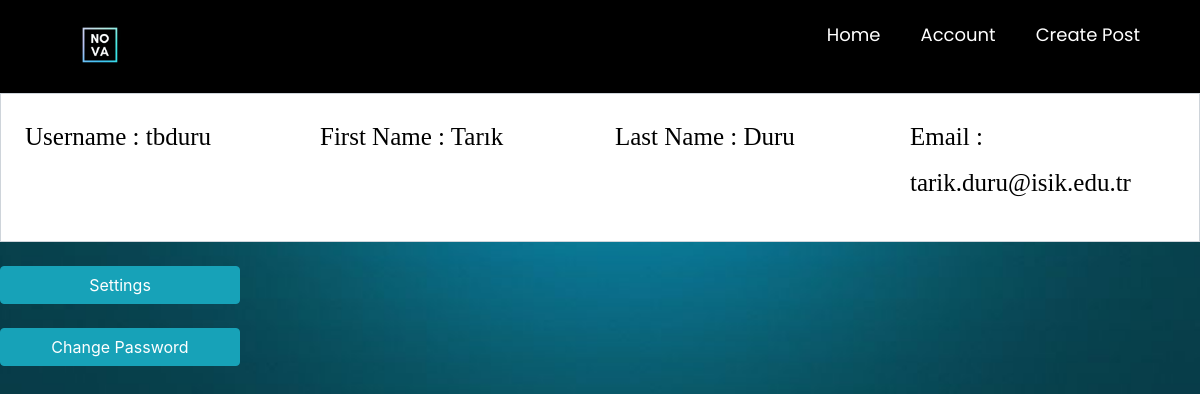
The page /editprofile/ (signed in) on the database its author committed.
### main/models.py (models this page shows, shortened)
class ourUser(models.Model):
    user = models.OneToOneField(User, null=True, on_delete=models.CASCADE)
    username = models.CharField(max_length=255,null=True)
    first_name = models.CharField(max_length=255,null=True)
    last_name = models.CharField(max_length=255,null=True)
    email = models.EmailField(max_length=254)

### main/decorators.py (the view)
        def wrapper_func(request, *args, **kwargs):
            group = None
            if request.user.groups.exists():
                group = request.user.groups.all()[0].name
            if group in allowed_roles:
                return view_func(request, *args, **kwargs)
            else:
                return HttpResponse('You are not authorized to view this page')

### main/views.py (called while the page is built, shortened)
@login_required
@allowed_users(allowed_roles=['customer'])
def editprofile(request):
    fuser = ourUser.objects.get(user_id=request.user.id)
    ouser=User.objects.get(id=fuser.user_id)
    userForm=UserForm(instance=ouser)
    p_form = OurUserForm(instance=fuser)
    mydict = {'fuser': fuser, 'p_form': p_form,'userForm':userForm}
    return render(request, 'main/editprofile.html', context=mydict)

### main/templates/main/editprofile.html (shortened to what this page needs)
{% extends 'main/mainpage.html' %}
{% load widget_tweaks %}
{% load static %}
{% block content %}
<head xmlns="http://www.w3.org/1999/html">
  <link href="//maxcdn.bootstrapcdn.com/bootstrap/4.1.1/css/bootstrap.min.css" rel="stylesheet" id="bootstrap-css">
</head>
<body >
<div>
    <div class="form-content">
      <div class="row">
        <div class="col-sm">
            <div class="txt form-group">
                <label>Username :</label>
            {{fuser.username}}
          </div>
        </div>
          <div class="col-sm">
          <div class=" txt form-group">
              <label>First Name :</label>
            {{fuser.first_name}}
          </div>
          </div>
          <div class="col-sm">
            <div class="txt form-group">
                <label>Last Name :</label>
            {{fuser.last_name}}
          </div>
          </div>
          <div class="col-sm">
            <div class="txt form-group">
                <label>Email :</label>
            {{fuser.email}}
          </div>
      </div>
    </div>
</div>
</div>
 <button onclick="show()" type="button" class=" btn btnSubmit btn-info ">Settings</button>
<br><br>
 <a href="/changepassword" type="button" class=" btn btnSubmit btn-info">Change Password</a>
</body>
{% endblock content %}

### main/templates/main/editprofile.html (style rules this page uses)
a:link { text-decoration: none; }
.txt { font-size: 25px; font-family: "Times New Roman", Times, cursive; font-weight: lighter; color:black; }
.form-content { padding: 2%; border: 1px solid #ced4da; margin-bottom: 2%; background: white; }
.btnSubmit { border: none; border-radius: 1.5rem; padding: 1%; width: 20%; cursor: pointer; background: #0062cc; color: #fff; }

### main/templates/main/mainpage.html (style rules this page uses)
body.g { background-image: url('/static/images/wallpaper.jpg'); background-size: cover; background-repeat: no-repeat; background-attachment: fixed; }

### rows shown on the page
ourUser: username "tbduru", first_name "Tarık", last_name "Duru", email "tarik.duru@isik.edu.tr"
